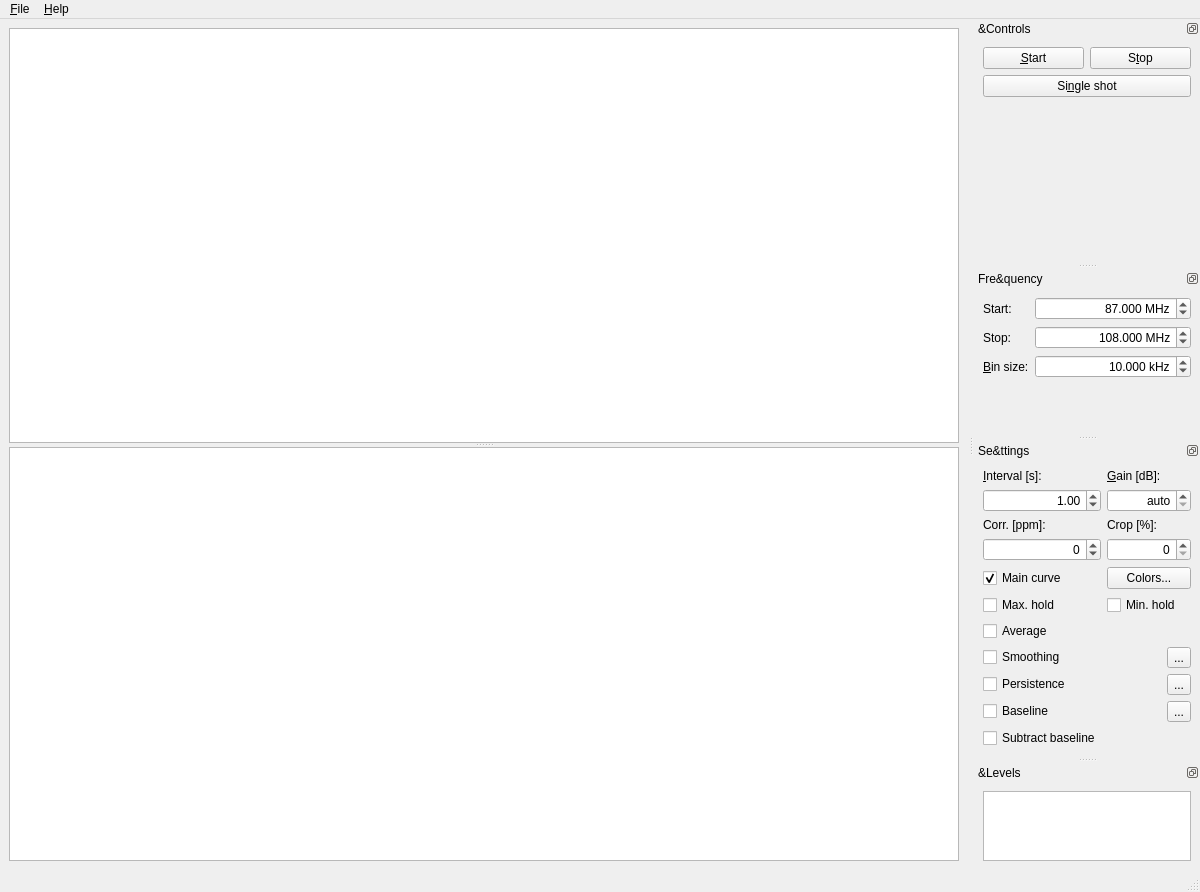
<?xml version="1.0" encoding="UTF-8"?>
<ui version="4.0">
 <class>QSpectrumAnalyzerMainWindow</class>
 <widget class="QMainWindow" name="QSpectrumAnalyzerMainWindow">
  <property name="geometry">
   <rect>
    <x>0</x>
    <y>0</y>
    <width>1200</width>
    <height>892</height>
   </rect>
  </property>
  <property name="windowTitle">
   <string>QSpectrumAnalyzer</string>
  </property>
  <widget class="QWidget" name="centralwidget">
   <layout class="QHBoxLayout" name="horizontalLayout">
    <item>
     <widget class="QSplitter" name="plotSplitter">
      <property name="sizePolicy">
       <sizepolicy hsizetype="Expanding" vsizetype="Expanding">
        <horstretch>0</horstretch>
        <verstretch>0</verstretch>
       </sizepolicy>
      </property>
      <property name="orientation">
       <enum>Qt::Vertical</enum>
      </property>
      <widget class="GraphicsLayoutWidget" name="mainPlotLayout">
       <property name="sizePolicy">
        <sizepolicy hsizetype="Expanding" vsizetype="Expanding">
         <horstretch>0</horstretch>
         <verstretch>0</verstretch>
        </sizepolicy>
       </property>
      </widget>
      <widget class="GraphicsLayoutWidget" name="waterfallPlotLayout">
       <property name="sizePolicy">
        <sizepolicy hsizetype="Expanding" vsizetype="Expanding">
         <horstretch>0</horstretch>
         <verstretch>0</verstretch>
        </sizepolicy>
       </property>
      </widget>
     </widget>
    </item>
   </layout>
  </widget>
  <widget class="QMenuBar" name="menubar">
   <property name="geometry">
    <rect>
     <x>0</x>
     <y>0</y>
     <width>1200</width>
     <height>32</height>
    </rect>
   </property>
   <widget class="QMenu" name="menu_File">
    <property name="title">
     <string>&amp;File</string>
    </property>
    <addaction name="action_Settings"/>
    <addaction name="separator"/>
    <addaction name="action_Quit"/>
   </widget>
   <widget class="QMenu" name="menu_Help">
    <property name="title">
     <string>&amp;Help</string>
    </property>
    <addaction name="action_About"/>
   </widget>
   <addaction name="menu_File"/>
   <addaction name="menu_Help"/>
  </widget>
  <widget class="QStatusBar" name="statusbar"/>
  <widget class="QDockWidget" name="controlsDockWidget">
   <property name="sizePolicy">
    <sizepolicy hsizetype="Preferred" vsizetype="Minimum">
     <horstretch>0</horstretch>
     <verstretch>0</verstretch>
    </sizepolicy>
   </property>
   <property name="minimumSize">
    <size>
     <width>190</width>
     <height>130</height>
    </size>
   </property>
   <property name="features">
    <set>QDockWidget::DockWidgetFloatable|QDockWidget::DockWidgetMovable</set>
   </property>
   <property name="windowTitle">
    <string>&amp;Controls</string>
   </property>
   <attribute name="dockWidgetArea">
    <number>2</number>
   </attribute>
   <widget class="QWidget" name="controlsDockWidgetContents">
    <layout class="QGridLayout" name="gridLayout_2">
     <item row="0" column="0">
      <widget class="QPushButton" name="startButton">
       <property name="text">
        <string>&amp;Start</string>
       </property>
      </widget>
     </item>
     <item row="0" column="1">
      <widget class="QPushButton" name="stopButton">
       <property name="text">
        <string>S&amp;top</string>
       </property>
      </widget>
     </item>
     <item row="1" column="0" colspan="2">
      <widget class="QPushButton" name="singleShotButton">
       <property name="text">
        <string>Si&amp;ngle shot</string>
       </property>
      </widget>
     </item>
     <item row="2" column="0">
      <spacer name="verticalSpacer">
       <property name="orientation">
        <enum>Qt::Vertical</enum>
       </property>
       <property name="sizeHint" stdset="0">
        <size>
         <width>20</width>
         <height>561</height>
        </size>
       </property>
      </spacer>
     </item>
    </layout>
   </widget>
  </widget>
  <widget class="QDockWidget" name="frequencyDockWidget">
   <property name="sizePolicy">
    <sizepolicy hsizetype="Preferred" vsizetype="Minimum">
     <horstretch>0</horstretch>
     <verstretch>0</verstretch>
    </sizepolicy>
   </property>
   <property name="minimumSize">
    <size>
     <width>208</width>
     <height>166</height>
    </size>
   </property>
   <property name="features">
    <set>QDockWidget::DockWidgetFloatable|QDockWidget::DockWidgetMovable</set>
   </property>
   <property name="windowTitle">
    <string>Fre&amp;quency</string>
   </property>
   <attribute name="dockWidgetArea">
    <number>2</number>
   </attribute>
   <widget class="QWidget" name="frequencyDockWidgetContents">
    <layout class="QFormLayout" name="formLayout">
     <property name="fieldGrowthPolicy">
      <enum>QFormLayout::ExpandingFieldsGrow</enum>
     </property>
     <item row="0" column="0">
      <widget class="QLabel" name="label_2">
       <property name="text">
        <string>Start:</string>
       </property>
       <property name="buddy">
        <cstring>startFreqSpinBox</cstring>
       </property>
      </widget>
     </item>
     <item row="0" column="1">
      <widget class="QDoubleSpinBox" name="startFreqSpinBox">
       <property name="sizePolicy">
        <sizepolicy hsizetype="Expanding" vsizetype="Fixed">
         <horstretch>0</horstretch>
         <verstretch>0</verstretch>
        </sizepolicy>
       </property>
       <property name="alignment">
        <set>Qt::AlignRight|Qt::AlignTrailing|Qt::AlignVCenter</set>
       </property>
       <property name="showGroupSeparator" stdset="0">
        <bool>true</bool>
       </property>
       <property name="suffix">
        <string> MHz</string>
       </property>
       <property name="decimals">
        <number>3</number>
       </property>
       <property name="minimum">
        <double>0.000000000000000</double>
       </property>
       <property name="maximum">
        <double>2200.000000000000000</double>
       </property>
       <property name="value">
        <double>87.000000000000000</double>
       </property>
      </widget>
     </item>
     <item row="1" column="0">
      <widget class="QLabel" name="label_3">
       <property name="text">
        <string>Stop:</string>
       </property>
       <property name="buddy">
        <cstring>stopFreqSpinBox</cstring>
       </property>
      </widget>
     </item>
     <item row="1" column="1">
      <widget class="QDoubleSpinBox" name="stopFreqSpinBox">
       <property name="sizePolicy">
        <sizepolicy hsizetype="Expanding" vsizetype="Fixed">
         <horstretch>0</horstretch>
         <verstretch>0</verstretch>
        </sizepolicy>
       </property>
       <property name="alignment">
        <set>Qt::AlignRight|Qt::AlignTrailing|Qt::AlignVCenter</set>
       </property>
       <property name="showGroupSeparator" stdset="0">
        <bool>true</bool>
       </property>
       <property name="suffix">
        <string> MHz</string>
       </property>
       <property name="decimals">
        <number>3</number>
       </property>
       <property name="minimum">
        <double>0.000000000000000</double>
       </property>
       <property name="maximum">
        <double>2200.000000000000000</double>
       </property>
       <property name="value">
        <double>108.000000000000000</double>
       </property>
      </widget>
     </item>
     <item row="2" column="0">
      <widget class="QLabel" name="label">
       <property name="text">
        <string>&amp;Bin size:</string>
       </property>
       <property name="buddy">
        <cstring>binSizeSpinBox</cstring>
       </property>
      </widget>
     </item>
     <item row="2" column="1">
      <widget class="QDoubleSpinBox" name="binSizeSpinBox">
       <property name="sizePolicy">
        <sizepolicy hsizetype="Expanding" vsizetype="Fixed">
         <horstretch>0</horstretch>
         <verstretch>0</verstretch>
        </sizepolicy>
       </property>
       <property name="alignment">
        <set>Qt::AlignRight|Qt::AlignTrailing|Qt::AlignVCenter</set>
       </property>
       <property name="showGroupSeparator" stdset="0">
        <bool>true</bool>
       </property>
       <property name="suffix">
        <string> kHz</string>
       </property>
       <property name="decimals">
        <number>3</number>
       </property>
       <property name="minimum">
        <double>0.000000000000000</double>
       </property>
       <property name="maximum">
        <double>10000.000000000000000</double>
       </property>
       <property name="value">
        <double>10.000000000000000</double>
       </property>
      </widget>
     </item>
     <item row="3" column="0" colspan="2">
      <spacer name="verticalSpacer_3">
       <property name="orientation">
        <enum>Qt::Vertical</enum>
       </property>
       <property name="sizeHint" stdset="0">
        <size>
         <width>20</width>
         <height>0</height>
        </size>
       </property>
      </spacer>
     </item>
    </layout>
   </widget>
  </widget>
  <widget class="QDockWidget" name="settingsDockWidget">
   <property name="sizePolicy">
    <sizepolicy hsizetype="Preferred" vsizetype="Expanding">
     <horstretch>0</horstretch>
     <verstretch>0</verstretch>
    </sizepolicy>
   </property>
   <property name="features">
    <set>QDockWidget::DockWidgetFloatable|QDockWidget::DockWidgetMovable</set>
   </property>
   <property name="windowTitle">
    <string>Se&amp;ttings</string>
   </property>
   <attribute name="dockWidgetArea">
    <number>2</number>
   </attribute>
   <widget class="QWidget" name="settingsDockWidgetContents">
    <layout class="QGridLayout" name="gridLayout">
     <item row="0" column="0">
      <widget class="QLabel" name="label_4">
       <property name="text">
        <string>&amp;Interval [s]:</string>
       </property>
       <property name="buddy">
        <cstring>intervalSpinBox</cstring>
       </property>
      </widget>
     </item>
     <item row="0" column="1">
      <widget class="QLabel" name="label_6">
       <property name="text">
        <string>&amp;Gain [dB]:</string>
       </property>
       <property name="buddy">
        <cstring>gainSpinBox</cstring>
       </property>
      </widget>
     </item>
     <item row="1" column="0">
      <widget class="QDoubleSpinBox" name="intervalSpinBox">
       <property name="alignment">
        <set>Qt::AlignRight|Qt::AlignTrailing|Qt::AlignVCenter</set>
       </property>
       <property name="maximum">
        <double>999.000000000000000</double>
       </property>
       <property name="value">
        <double>1.000000000000000</double>
       </property>
      </widget>
     </item>
     <item row="2" column="0">
      <widget class="QLabel" name="label_5">
       <property name="text">
        <string>Corr. [ppm]:</string>
       </property>
       <property name="buddy">
        <cstring>ppmSpinBox</cstring>
       </property>
      </widget>
     </item>
     <item row="2" column="1">
      <widget class="QLabel" name="label_7">
       <property name="text">
        <string>Crop [%]:</string>
       </property>
       <property name="buddy">
        <cstring>cropSpinBox</cstring>
       </property>
      </widget>
     </item>
     <item row="3" column="0">
      <widget class="QSpinBox" name="ppmSpinBox">
       <property name="alignment">
        <set>Qt::AlignRight|Qt::AlignTrailing|Qt::AlignVCenter</set>
       </property>
       <property name="minimum">
        <number>-999</number>
       </property>
       <property name="maximum">
        <number>999</number>
       </property>
      </widget>
     </item>
     <item row="4" column="0">
      <widget class="QCheckBox" name="mainCurveCheckBox">
       <property name="text">
        <string>Main curve</string>
       </property>
       <property name="checked">
        <bool>true</bool>
       </property>
      </widget>
     </item>
     <item row="4" column="1" colspan="2">
      <widget class="QPushButton" name="colorsButton">
       <property name="text">
        <string>Colors...</string>
       </property>
      </widget>
     </item>
     <item row="5" column="0">
      <widget class="QCheckBox" name="peakHoldMaxCheckBox">
       <property name="text">
        <string>Max. hold</string>
       </property>
      </widget>
     </item>
     <item row="5" column="1" colspan="2">
      <widget class="QCheckBox" name="peakHoldMinCheckBox">
       <property name="text">
        <string>Min. hold</string>
       </property>
      </widget>
     </item>
     <item row="6" column="0">
      <widget class="QCheckBox" name="averageCheckBox">
       <property name="text">
        <string>Average</string>
       </property>
      </widget>
     </item>
     <item row="7" column="0">
      <widget class="QCheckBox" name="smoothCheckBox">
       <property name="text">
        <string>Smoothing</string>
       </property>
      </widget>
     </item>
     <item row="7" column="2">
      <widget class="QToolButton" name="smoothButton">
       <property name="text">
        <string>...</string>
       </property>
       <property name="autoRaise">
        <bool>false</bool>
       </property>
      </widget>
     </item>
     <item row="8" column="0">
      <widget class="QCheckBox" name="persistenceCheckBox">
       <property name="text">
        <string>Persistence</string>
       </property>
      </widget>
     </item>
     <item row="8" column="2">
      <widget class="QToolButton" name="persistenceButton">
       <property name="text">
        <string>...</string>
       </property>
       <property name="autoRaise">
        <bool>false</bool>
       </property>
      </widget>
     </item>
     <item row="11" column="0">
      <spacer name="verticalSpacer_2">
       <property name="orientation">
        <enum>Qt::Vertical</enum>
       </property>
       <property name="sizeHint" stdset="0">
        <size>
         <width>20</width>
         <height>1</height>
        </size>
       </property>
      </spacer>
     </item>
     <item row="3" column="1" colspan="2">
      <widget class="QSpinBox" name="cropSpinBox">
       <property name="alignment">
        <set>Qt::AlignRight|Qt::AlignTrailing|Qt::AlignVCenter</set>
       </property>
      </widget>
     </item>
     <item row="1" column="1" colspan="2">
      <widget class="QDoubleSpinBox" name="gainSpinBox">
       <property name="alignment">
        <set>Qt::AlignRight|Qt::AlignTrailing|Qt::AlignVCenter</set>
       </property>
       <property name="specialValueText">
        <string>auto</string>
       </property>
       <property name="decimals">
        <number>1</number>
       </property>
       <property name="minimum">
        <double>-1.000000000000000</double>
       </property>
       <property name="maximum">
        <double>999.000000000000000</double>
       </property>
       <property name="singleStep">
        <double>1.000000000000000</double>
       </property>
       <property name="value">
        <double>-1.000000000000000</double>
       </property>
      </widget>
     </item>
     <item row="9" column="0">
      <widget class="QCheckBox" name="baselineCheckBox">
       <property name="text">
        <string>Baseline</string>
       </property>
      </widget>
     </item>
     <item row="9" column="2">
      <widget class="QToolButton" name="baselineButton">
       <property name="text">
        <string>...</string>
       </property>
       <property name="autoRaise">
        <bool>false</bool>
       </property>
      </widget>
     </item>
     <item row="10" column="0">
      <widget class="QCheckBox" name="subtractBaselineCheckBox">
       <property name="text">
        <string>Subtract baseline</string>
       </property>
      </widget>
     </item>
    </layout>
   </widget>
  </widget>
  <widget class="QDockWidget" name="levelsDockWidget">
   <property name="sizePolicy">
    <sizepolicy hsizetype="Preferred" vsizetype="Expanding">
     <horstretch>0</horstretch>
     <verstretch>0</verstretch>
    </sizepolicy>
   </property>
   <property name="features">
    <set>QDockWidget::DockWidgetFloatable|QDockWidget::DockWidgetMovable</set>
   </property>
   <property name="windowTitle">
    <string>&amp;Levels</string>
   </property>
   <attribute name="dockWidgetArea">
    <number>2</number>
   </attribute>
   <widget class="QWidget" name="levelsDockWidgetContents">
    <layout class="QVBoxLayout" name="verticalLayout_6">
     <item>
      <widget class="GraphicsLayoutWidget" name="histogramPlotLayout">
       <property name="sizePolicy">
        <sizepolicy hsizetype="Ignored" vsizetype="Expanding">
         <horstretch>0</horstretch>
         <verstretch>0</verstretch>
        </sizepolicy>
       </property>
      </widget>
     </item>
    </layout>
   </widget>
  </widget>
  <action name="action_Settings">
   <property name="text">
    <string>&amp;Settings...</string>
   </property>
  </action>
  <action name="action_Quit">
   <property name="text">
    <string>&amp;Quit</string>
   </property>
   <property name="shortcut">
    <string>Ctrl+Q</string>
   </property>
  </action>
  <action name="action_About">
   <property name="text">
    <string>&amp;About</string>
   </property>
  </action>
 </widget>
 <customwidgets>
  <customwidget>
   <class>GraphicsLayoutWidget</class>
   <extends>QGraphicsView</extends>
   <header>pyqtgraph</header>
  </customwidget>
 </customwidgets>
 <tabstops>
  <tabstop>startButton</tabstop>
  <tabstop>stopButton</tabstop>
  <tabstop>singleShotButton</tabstop>
  <tabstop>startFreqSpinBox</tabstop>
  <tabstop>stopFreqSpinBox</tabstop>
  <tabstop>binSizeSpinBox</tabstop>
  <tabstop>intervalSpinBox</tabstop>
  <tabstop>gainSpinBox</tabstop>
  <tabstop>ppmSpinBox</tabstop>
  <tabstop>cropSpinBox</tabstop>
  <tabstop>mainCurveCheckBox</tabstop>
  <tabstop>colorsButton</tabstop>
  <tabstop>peakHoldMaxCheckBox</tabstop>
  <tabstop>peakHoldMinCheckBox</tabstop>
  <tabstop>averageCheckBox</tabstop>
  <tabstop>smoothCheckBox</tabstop>
  <tabstop>smoothButton</tabstop>
  <tabstop>persistenceCheckBox</tabstop>
  <tabstop>persistenceButton</tabstop>
  <tabstop>baselineCheckBox</tabstop>
  <tabstop>baselineButton</tabstop>
  <tabstop>subtractBaselineCheckBox</tabstop>
  <tabstop>histogramPlotLayout</tabstop>
  <tabstop>waterfallPlotLayout</tabstop>
  <tabstop>mainPlotLayout</tabstop>
 </tabstops>
 <resources/>
 <connections/>
</ui>
